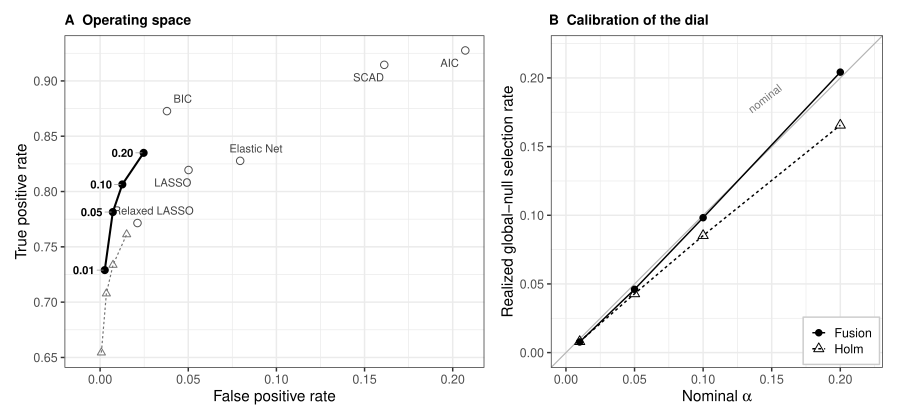

Recreate this plot in R.
## ============================================================
## The Fusion Cascade traces its own frontier: TPR vs FPR operating
## space, with the competitor methods as fixed points and the Fusion
## (and Holm) operating points as an alpha-indexed PATH through them.
##
## This materializes the Pareto-frontier claim that the manuscript
## previously made only in prose, and answers Reviewer 2's points 3-4:
## the procedure is a one-parameter family, not a single conservative
## point, and its dial carries a frequentist meaning.
##
## Inputs : simulation_overall_with_aic.csv (main study, fixed methods)
##          alpha_sweep_overall.csv         (Analysis B)
##          alpha_sweep_global_null.csv     (realized vs nominal alpha)
## Output : plot_alpha_frontier.pdf
##
## Black & white safe: shape and line type carry the information,
## no reliance on colour.
## ============================================================
suppressMessages({ library(ggplot2); library(dplyr); library(ggrepel); library(patchwork) })

fixed <- read.csv2("simulation_overall_with_aic.csv")
sweep <- read.csv2("alpha_sweep_overall.csv")
gn    <- read.csv2("alpha_sweep_global_null.csv")

nice <- function(x) dplyr::recode(x, ElasticNet = "Elastic Net", Lasso = "LASSO",
                                  RelaxedLasso = "Relaxed LASSO")
fixed$method <- nice(fixed$method)
sweep$method <- nice(sweep$method)

## Competitor points: everything except the two sweepable procedures,
## which are shown as paths instead.
comp <- fixed %>% filter(!method %in% c("Fusion", "Holm"))

fus  <- sweep %>% filter(method == "Fusion") %>% arrange(alpha)
holm <- sweep %>% filter(method == "Holm")   %>% arrange(alpha)

## ------------------------------------------------------------
## Panel A -- operating space
## ------------------------------------------------------------
pA <- ggplot() +
  ## competitor operating points (fixed tuning)
  geom_point(data = comp, aes(FPR, TPR), shape = 1, size = 2.2, colour = "grey30") +
  geom_text_repel(data = comp, aes(FPR, TPR, label = method), size = 2.9,
                  colour = "grey25", box.padding = 0.35, point.padding = 0.15,
                  min.segment.length = 0.3, segment.size = 0.25,
                  segment.colour = "grey65", max.overlaps = Inf, seed = 1) +
  ## Holm's alpha-path (the only competitor with a comparable dial)
  geom_path(data = holm, aes(FPR, TPR), linetype = "22", linewidth = 0.4,
            colour = "grey45") +
  geom_point(data = holm, aes(FPR, TPR), shape = 2, size = 1.7, colour = "grey45") +
  ## Fusion's alpha-path
  geom_path(data = fus, aes(FPR, TPR), linewidth = 0.7, colour = "black") +
  geom_point(data = fus, aes(FPR, TPR), shape = 16, size = 2.4, colour = "black") +
  geom_text_repel(data = fus, aes(FPR, TPR, label = sprintf("%.2f", alpha)),
                  size = 2.7, fontface = "bold", box.padding = 0.42,
                  nudge_x = -0.012, direction = "y",
                  min.segment.length = 0.25, segment.size = 0.25,
                  segment.colour = "grey60", max.overlaps = Inf, seed = 2) +
  labs(x = "False positive rate", y = "True positive rate",
       title = "A  Operating space") +
  theme_bw(base_size = 11) +
  theme(plot.title = element_text(size = 10, face = "bold"))

## ------------------------------------------------------------
## Panel B -- the dial means what it says: realized global-null
## selection rate vs nominal alpha (s = 0 scenarios)
## ------------------------------------------------------------
gp <- gn %>% filter(scope == "pooled")
gp$method <- nice(gp$method)

pB <- ggplot(gp, aes(alpha, realized, shape = method, linetype = method)) +
  geom_abline(slope = 1, intercept = 0, colour = "grey70", linewidth = 0.4) +
  geom_line(linewidth = 0.5) +
  geom_point(size = 2.2) +
  scale_shape_manual(values = c(Fusion = 16, Holm = 2)) +
  scale_linetype_manual(values = c(Fusion = "solid", Holm = "22")) +
  annotate("text", x = 0.145, y = 0.185, label = "nominal", size = 2.9,
           colour = "grey45", angle = 38) +
  coord_equal(xlim = c(0, 0.22), ylim = c(0, 0.22)) +
  labs(x = expression("Nominal "*alpha),
       y = "Realized global-null selection rate",
       title = "B  Calibration of the dial") +
  theme_bw(base_size = 11) +
  theme(plot.title = element_text(size = 10, face = "bold"),
        legend.title = element_blank(),
        legend.position = c(0.99, 0.01),
        legend.justification = c(1, 0),
        legend.background = element_rect(fill = "white", colour = "grey80"),
        legend.key.size = unit(0.8, "lines"))

p <- pA + pB + plot_layout(widths = c(1.25, 1))
ggsave("plot_alpha_frontier.pdf", p, width = 9.0, height = 4.2)
cat("wrote plot_alpha_frontier.pdf\n\n")

cat("=== Fusion alpha-path (signal scenarios) ===\n")
print(as.data.frame(fus[c("alpha","TPR","FPR","FDR","F1","model_size","FWER_FP")]), digits = 3)
cat("\n=== Holm alpha-path ===\n")
print(as.data.frame(holm[c("alpha","TPR","FPR","FDR","F1","model_size","FWER_FP")]), digits = 3)
cat("\n=== Realized vs nominal at the global null ===\n")
print(as.data.frame(gp[c("method","alpha","realized")]), digits = 3)
